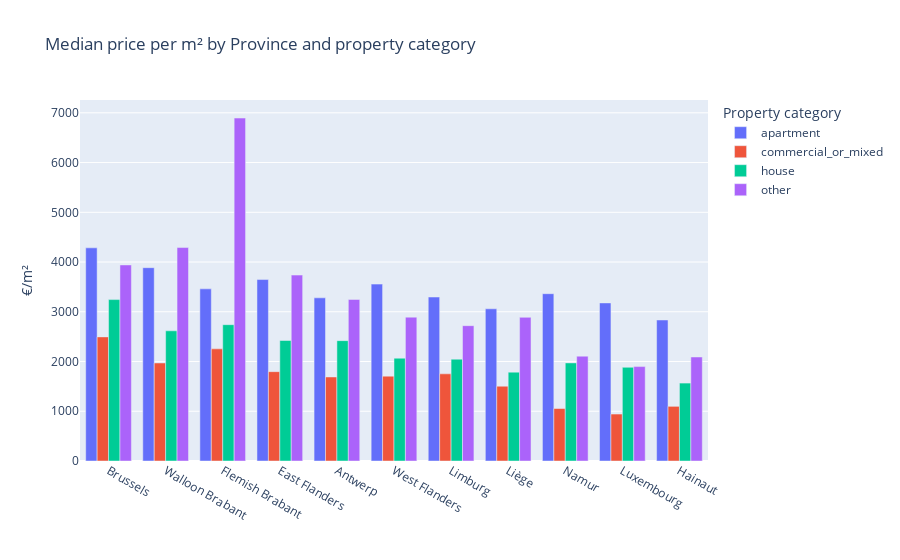

The notebook cell saved with this chart:
### Code cell
import plotly.express as px
import pandas as pd

# Use winsorized €/m² if available
ppm_col = "price_per_m2_wins" if "price_per_m2_wins" in df.columns else "price_per_m2"
print(f"Using column for €/m² analysis: {ppm_col}")

required_cols = {"Province", "property_category", ppm_col}
if required_cols.issubset(df.columns):

    # Group by Province + property_category
    grouped = (
        df.dropna(subset=[ppm_col])
          .groupby(["Province", "property_category"])[ppm_col]
          .median()
          .reset_index()
    )

    # Optional: sort provinces by overall median €/m²
    order_prov = (
        grouped.groupby("Province")[ppm_col]
               .median()
               .sort_values(ascending=False)
               .index.tolist()
    )

    fig = px.bar(
        grouped,
        x="Province",
        y=ppm_col,
        color="property_category",
        category_orders={"Province": order_prov},
        barmode="group",
        title="Median price per m² by Province and property category",
        labels={
            "Province": "Province",
            "property_category": "Property category",
            ppm_col: "Median price per m² (€)",
        },
    )

    fig.update_layout(xaxis_title="", yaxis_title="€/m²")
    fig.show()

else:
    print(f"Missing columns for this plot: {required_cols - set(df.columns)}")

### Figure 1 — Plotly figure (JSON) as saved in the notebook; plotly's stock layout.template omitted (floating-point values rounded to 4 significant figures)
{"data": [{"alignmentgroup": "True", "hovertemplate": "Property category=apartment<br>Province=%{x}<br>Median price per m² (€)=%{y}<extra></extra>", "legendgroup": "apartment", "marker": {"color": "#636efa", "pattern": {"shape": ""}}, "name": "apartment", "offsetgroup": "apartment", "orientation": "v", "showlegend": true, "textposition": "auto", "type": "bar", "x": ["Antwerp", "Brussels", "East Flanders", "Flemish Brabant", "Hainaut", "Limburg", "Liège", "Luxembourg", "Namur", "Walloon Brabant", "West Flanders"], "xaxis": "x", "y": [3280.0, 4286.0, 3648.0, 3461.0, 2835.0, 3296.0, 3060.0, 3178.0, 3364.0, 3887.0, 3556.0], "yaxis": "y"}, {"alignmentgroup": "True", "hovertemplate": "Property category=commercial_or_mixed<br>Province=%{x}<br>Median price per m² (€)=%{y}<extra></extra>", "legendgroup": "commercial_or_mixed", "marker": {"color": "#EF553B", "pattern": {"shape": ""}}, "name": "commercial_or_mixed", "offsetgroup": "commercial_or_mixed", "orientation": "v", "showlegend": true, "textposition": "auto", "type": "bar", "x": ["Antwerp", "Brussels", "East Flanders", "Flemish Brabant", "Hainaut", "Limburg", "Liège", "Luxembourg", "Namur", "Walloon Brabant", "West Flanders"], "xaxis": "x", "y": [1689.0, 2495.0, 1796.0, 2255.0, 1099.0, 1752.0, 1504.0, 944.1, 1055.0, 1971.0, 1705.0], "yaxis": "y"}, {"alignmentgroup": "True", "hovertemplate": "Property category=house<br>Province=%{x}<br>Median price per m² (€)=%{y}<extra></extra>", "legendgroup": "house", "marker": {"color": "#00cc96", "pattern": {"shape": ""}}, "name": "house", "offsetgroup": "house", "orientation": "v", "showlegend": true, "textposition": "auto", "type": "bar", "x": ["Antwerp", "Brussels", "East Flanders", "Flemish Brabant", "Hainaut", "Limburg", "Liège", "Luxembourg", "Namur", "Walloon Brabant", "West Flanders"], "xaxis": "x", "y": [2420.0, 3245.0, 2422.0, 2741.0, 1567.0, 2047.0, 1787.0, 1884.0, 1972.0, 2617.0, 2067.0], "yaxis": "y"}, {"alignmentgroup": "True", "hovertemplate": "Property category=other<br>Province=%{x}<br>Median price per m² (€)=%{y}<extra></extra>", "legendgroup": "other", "marker": {"color": "#ab63fa", "pattern": {"shape": ""}}, "name": "other", "offsetgroup": "other", "orientation": "v", "showlegend": true, "textposition": "auto", "type": "bar", "x": ["Antwerp", "Brussels", "East Flanders", "Flemish Brabant", "Hainaut", "Limburg", "Liège", "Luxembourg", "Namur", "Walloon Brabant", "West Flanders"], "xaxis": "x", "y": [3248.0, 3941.0, 3738.0, 6895.0, 2091.0, 2721.0, 2889.0, 1898.0, 2108.0, 4291.0, 2892.0], "yaxis": "y"}], "layout": {"barmode": "group", "legend": {"title": {"text": "Property category"}, "tracegroupgap": 0}, "title": {"text": "Median price per m² by Province and property category"}, "xaxis": {"anchor": "y", "categoryarray": ["Brussels", "Walloon Brabant", "Flemish Brabant", "East Flanders", "Antwerp", "West Flanders", "Limburg", "Liège", "Namur", "Luxembourg", "Hainaut"], "categoryorder": "array", "domain": [0, 1], "title": {"text": ""}}, "yaxis": {"anchor": "x", "domain": [0, 1], "title": {"text": "€/m²"}}}}
